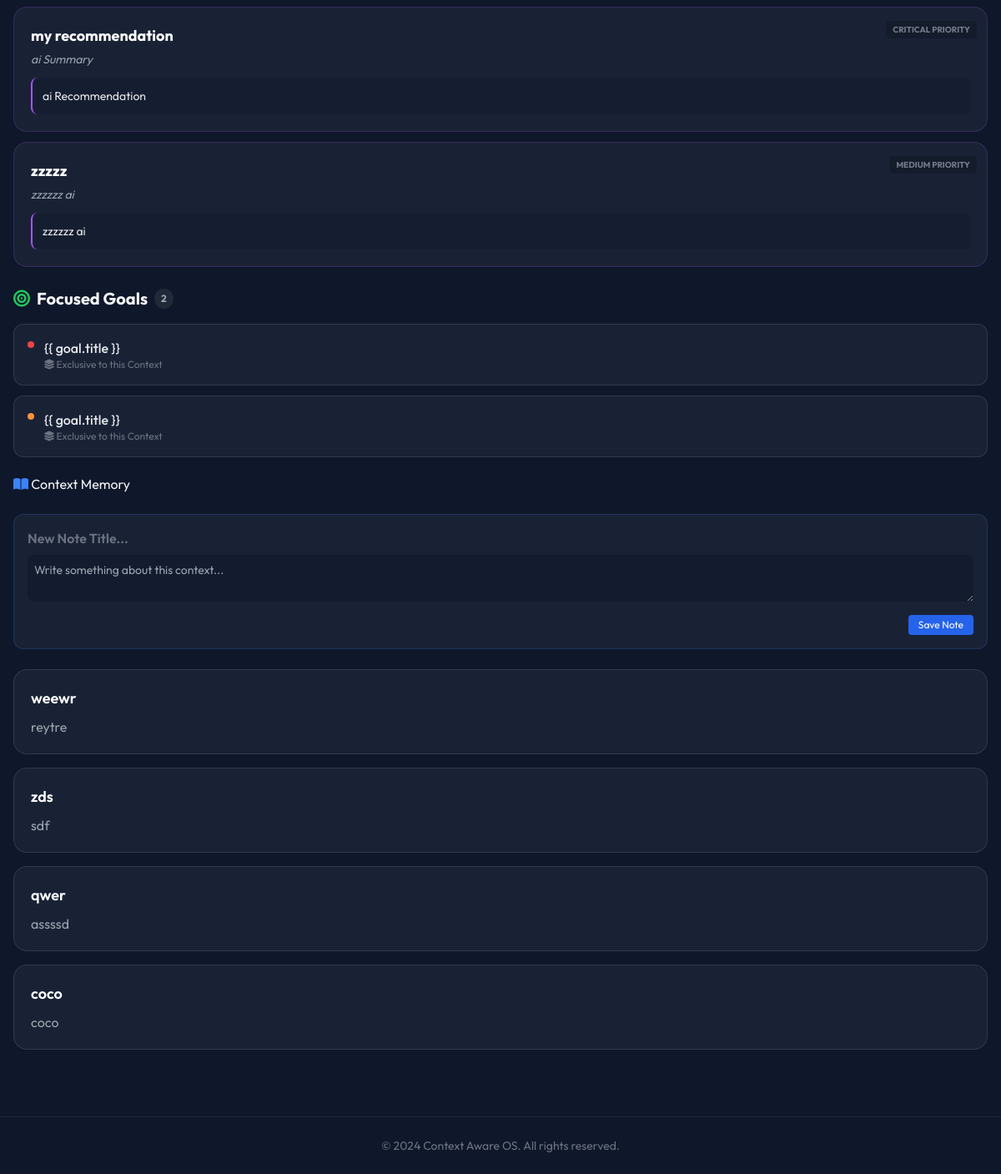
The app's page /?preset=12 (lower part), older data.
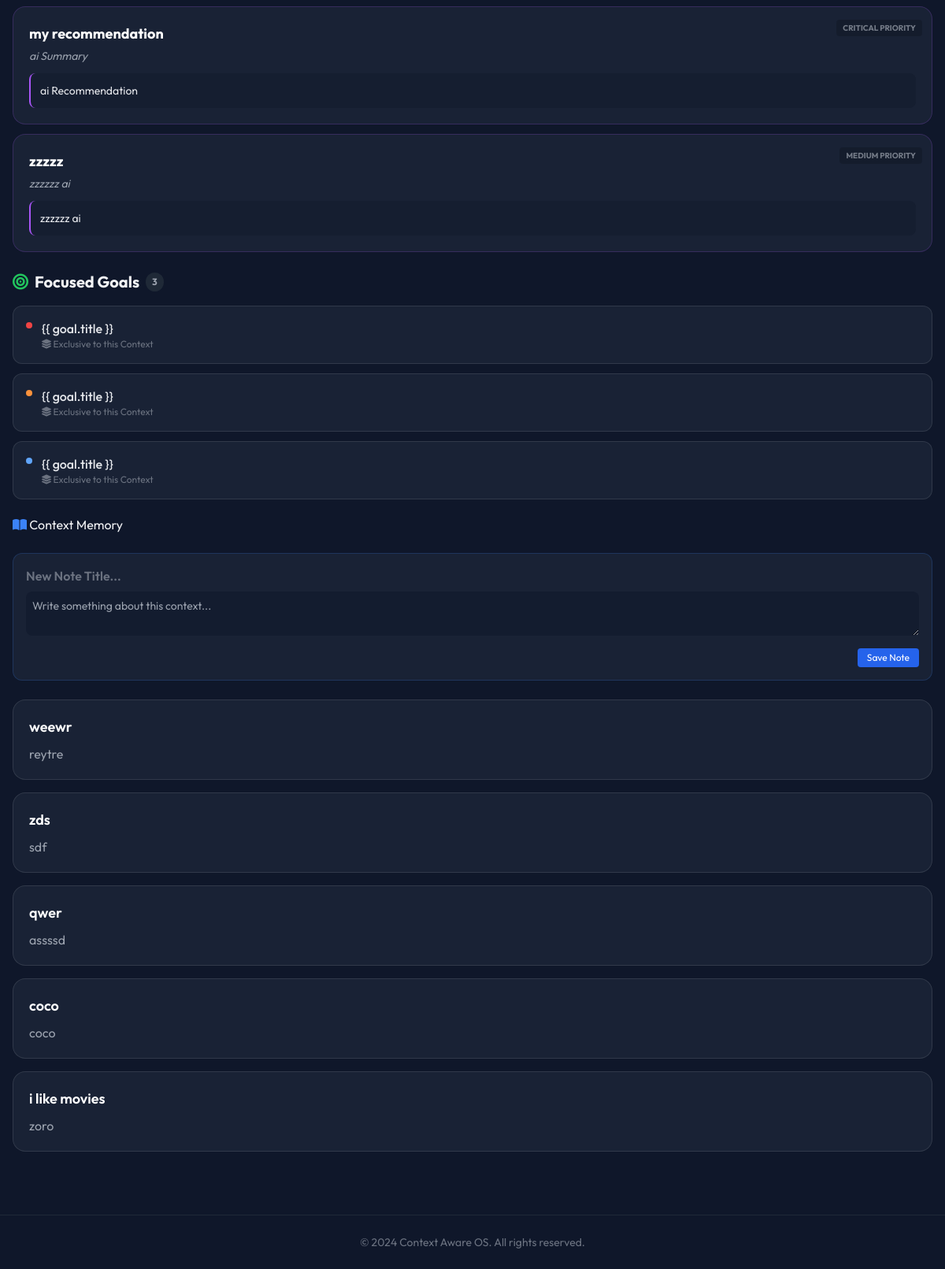
The same page, newer data.
### life_manager/models.py (models this page shows, shortened)
class AiRecommendation(models.Model):
    PRIORITY_CHOICES = [
        (1, 'Low'),
        (2, 'Medium'),
        (3, 'High'),
        (4, 'Critical'),
    ]
    context = models.ForeignKey(SituationContext, on_delete=models.CASCADE, related_name='recommendations')
    title = models.CharField(max_length=200)
    summary = models.TextField()
    recommendation = models.TextField()
    priority = models.IntegerField(choices=PRIORITY_CHOICES, default=2)
    chat_session = models.OneToOneField(ChatSession, on_delete=models.SET_NULL, null=True, blank=True, related_name='recommendation_linked')
    created_at = models.DateTimeField(auto_now_add=True)

class PersonalGoal(models.Model):
    IMPORTANCE_CHOICES = [
        (1, 'Low'),
        (2, 'Medium'),
        (3, 'High'),
        (4, 'Critical'),
    ]
    title = models.CharField(max_length=200)
    description = models.TextField(blank=True, null=True)
    importance = models.IntegerField(choices=IMPORTANCE_CHOICES, default=2)
    is_completed = models.BooleanField(default=False)
    linked_option = models.ForeignKey(StatusOption, on_delete=models.CASCADE, null=True, blank=True, related_name='goals')
    context = models.ForeignKey(SituationContext, on_delete=models.CASCADE, null=True, blank=True, related_name='goals')
    chat_session = models.OneToOneField(ChatSession, on_delete=models.SET_NULL, null=True, blank=True, related_name='goal_linked')
    deadline = models.DateTimeField(null=True, blank=True)
    created_at = models.DateTimeField(auto_now_add=True)
    class Meta:
        ordering = ['-importance', '-created_at']

class Note(models.Model):
    context = models.ForeignKey(SituationContext, on_delete=models.CASCADE, related_name='notes')
    title = models.CharField(max_length=200)
    content = models.TextField()
    chat_session = models.OneToOneField(ChatSession, on_delete=models.SET_NULL, null=True, blank=True, related_name='note_linked')
    created_at = models.DateTimeField(auto_now_add=True)

### life_manager/views.py (the view)
# urls.py: path('', dashboard_view, name='dashboard'),
def dashboard_view(request):
    selected_ids = []
    if 'preset' in request.GET:
        preset = get_object_or_404(ContextPreset, id=request.GET['preset'])
        selected_ids = list(preset.options.values_list('id', flat=True))
    else:
        manual_ids = [int(x) for x in request.GET.getlist('options') if x.isdigit()]
        if not manual_ids and not request.GET:
             manual_ids = get_smart_defaults(request)
        selected_ids = manual_ids
    selected_ids = list(set(selected_ids))
    context, created = get_situation_from_selection(selected_ids)
    notes = context.notes.all() if context else []
    goals = get_all_relevant_goals(context)
    recommendations = context.recommendations.filter(priority__gte=1).order_by('-priority', '-created_at') if context else []
    groups_qs = StatusGroup.objects.prefetch_related(
        'statusoption_set',
        'categories',
        'categories__subcategories',
        'categories__statusoption_set'
    ).all()
    preferred_order = ["Myself", "People", "Place", "Time", "Tools"]
    groups = sorted(groups_qs, key=lambda g: preferred_order.index(g.name) if g.name in preferred_order else 999)
    presets = ContextPreset.objects.all()
    selected_options = StatusOption.objects.filter(id__in=selected_ids).select_related('group').order_by('group__name', 'category__name', 'name')
    context_data = {
        'context': context,
        'selected_ids': selected_ids,
        'selected_options': selected_options,
        'notes': notes,
        'goals': goals,
        'recommendations': recommendations,
        'groups': groups,
        'presets': presets,
    }
    return render(request, 'life_manager/dashboard.html', context_data)

### life_manager/services.py (called while the page is built)
def get_situation_from_selection(selected_option_ids):
    valid_ids = StatusOption.objects.filter(id__in=selected_option_ids).values_list('id', flat=True)
    sorted_ids = sorted([str(oid) for oid in valid_ids])
    signature = "-".join(sorted_ids)
    if not signature:
        return None, False
    context, created = SituationContext.objects.get_or_create(unique_signature=signature)
    if created:
        options = StatusOption.objects.filter(id__in=valid_ids)
        context.options.add(*options)
    return context, created

def get_all_relevant_goals(context):
    if not context:
        return PersonalGoal.objects.none()
    option_ids = context.options.values_list('id', flat=True)
    relevant_goals = PersonalGoal.objects.filter(
        Q(linked_option_id__in=option_ids) | Q(context=context),
        is_completed=False
    ).distinct().order_by('-importance', '-created_at')
    return relevant_goals

### life_manager/templates/life_manager/dashboard.html (shortened to what this page needs)
{% extends 'life_manager/base.html' %}
{% block content %}
<div class="space-y-8">
            {% regroup selected_options by group.name as grouped_options %}
    <div class="lg:col-span-2 space-y-6">
        {% if recommendations %}
        <div class="space-y-4">
            <div class="grid gap-3">
                {% for rec in recommendations %}
                <div class="glass p-5 rounded-2xl relative overflow-hidden group border border-purple-500/20">
                    <div class="absolute top-0 right-0 p-3 opacity-50 group-hover:opacity-100 transition-opacity">
                        <span class="text-[10px] uppercase font-bold px-2 py-1 rounded bg-black/30 text-gray-300">
                            {{ rec.get_priority_display }} Priority
                        </span>
                    </div>
                    <h3 class="font-bold text-lg text-white mb-1">{{ rec.title }}</h3>
                    <p class="text-sm text-gray-400 mb-3 italic">{{ rec.summary }}</p>
                    <div class="bg-dark/40 rounded-lg p-3 text-sm text-gray-200 border-l-2 border-purple-500">
                        {{ rec.recommendation }}
                    </div>
                </div>
                {% endfor %}
            </div>
        </div>
        {% endif %}
        <div class="space-y-4">
            <h2 class="text-xl font-bold flex items-center gap-2">
                <i class="fa-solid fa-bullseye text-green-500"></i> Focused Goals
                <span class="text-xs bg-gray-800 text-gray-400 px-2 py-1 rounded-full">{{ goals.count }}</span>
            </h2>
            <div class="grid gap-3">
                {% for goal in goals %}
                <div
                    class="glass p-4 rounded-xl flex items-center justify-between group hover:border-primary/50 transition-colors">
                    <div class="flex items-start gap-3">
                        <div class="mt-1 h-2 w-2 rounded-full
                                {% if goal.importance == 4 %}bg-red-500 animate-pulse{% elif goal.importance == 3 %}bg-orange-400{% elif goal.importance == 2 %}bg-blue-400{% else %}bg-gray-400{% endif %}"
                            title="{{ goal.get_importance_display }}">
                        </div>
                        <div>
                            <h3 class="font-medium text-gray-200 group-hover:text-white transition-colors">{{
                                goal.title }}</h3>
                            <p class="text-xs text-gray-500">
                                {% if goal.linked_option %}
                                <i class="fa-solid fa-link"></i> Linked to {{ goal.linked_option.name }}
                                {% elif goal.context %}
                                <i class="fa-solid fa-layer-group"></i> Exclusive to this Context
                                {% endif %}
                            </p>
                        </div>
                    </div>
                </div>
                {% endfor %}
            </div>
        </div>
        <i class="fa-solid fa-book-open text-blue-500"></i> Context Memory
        {% if context %}
        <div class="glass p-4 rounded-xl border border-blue-500/20">
            <form onsubmit="handleApiSubmit(event, 'notes/')">
                <input type="text" name="title" placeholder="New Note Title..." required
                    class="w-full bg-transparent text-white font-semibold mb-2 focus:outline-none placeholder-gray-500">
                <textarea name="content" placeholder="Write something about this context..." rows="2" required
                    class="w-full bg-dark/50 rounded-lg p-2 text-sm text-gray-300 focus:outline-none focus:ring-1 focus:ring-blue-500"></textarea>
                <div class="text-right mt-2">
                    <button type="submit"
                        class="text-xs bg-blue-600 hover:bg-blue-500 text-white px-3 py-1 rounded transition-colors">
                        Save Note
                    </button>
                </div>
            </form>
        </div>
        {% endif %}
        <div class="grid gap-4">
            {% for note in notes %}
            <div class="glass p-5 rounded-2xl">
                <h3 class="text-lg font-semibold text-white mb-2">{{ note.title }}</h3>
                <div class="prose prose-invert prose-sm text-gray-400 max-w-none">
                    {{ note.content|linebreaks }}
                </div>
            </div>
            {% endfor %}
        </div>
    </div>
</div>
{% endblock %}

### life_manager/templates/life_manager/base.html (shortened to what this page needs)
<!DOCTYPE html>
<html lang="en">
<head>
    <script src="https://cdn.tailwindcss.com"></script>
    <link rel="stylesheet" href="https://cdnjs.cloudflare.com/ajax/libs/font-awesome/6.0.0/css/all.min.css">
</head>
<body class="bg-dark text-gray-100 min-h-screen flex flex-col">
    <main class="flex-grow container mx-auto px-4 py-8 max-w-7xl">
        {% block content %}{% endblock %}
    </main>
    <footer class="border-t border-gray-800 py-6 mt-12 bg-dark">
        <div class="text-center text-gray-500 text-sm">
            &copy; 2024 Context Aware OS. All rights reserved.
        </div>
    </footer>
</body>
</html>

### life_manager/templates/life_manager/base.html (style rules this page uses)
body { font-family: 'Outfit', sans-serif; }
.glass { background: rgba(30, 41, 59, 0.7); backdrop-filter: blur(10px); -webkit-backdrop-filter: blur(10px); border: 1px solid rgba(255, 255, 255, 0.1); }

Row changes from the older to the newer data that the page shows:
added PersonalGoal: importance 2 (drawn), shows "Exclusive to this Context"
added Note: title "i like movies", content "zoro"
Text that changed along with them:
{{ goals.count }}: "2" → "3"
